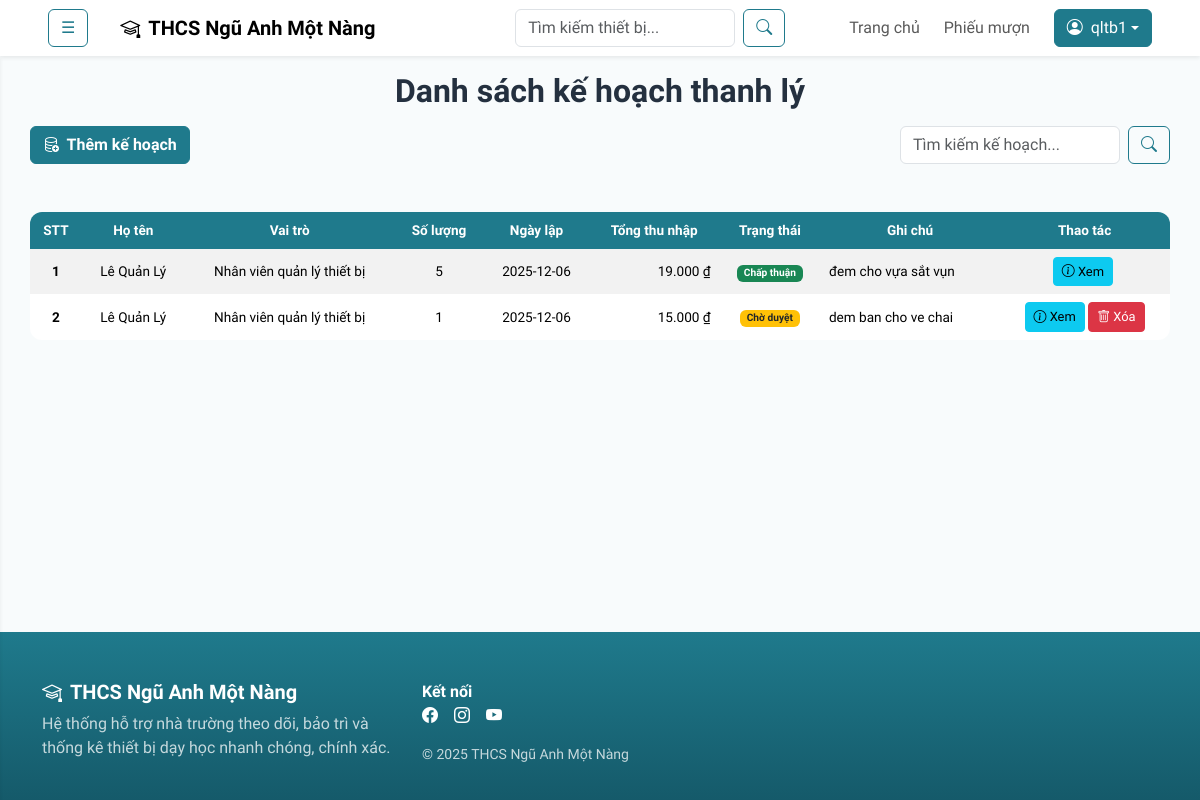
/index.php?page=dskehoachthanhly (signed in), run on an earlier commit of the app's database.
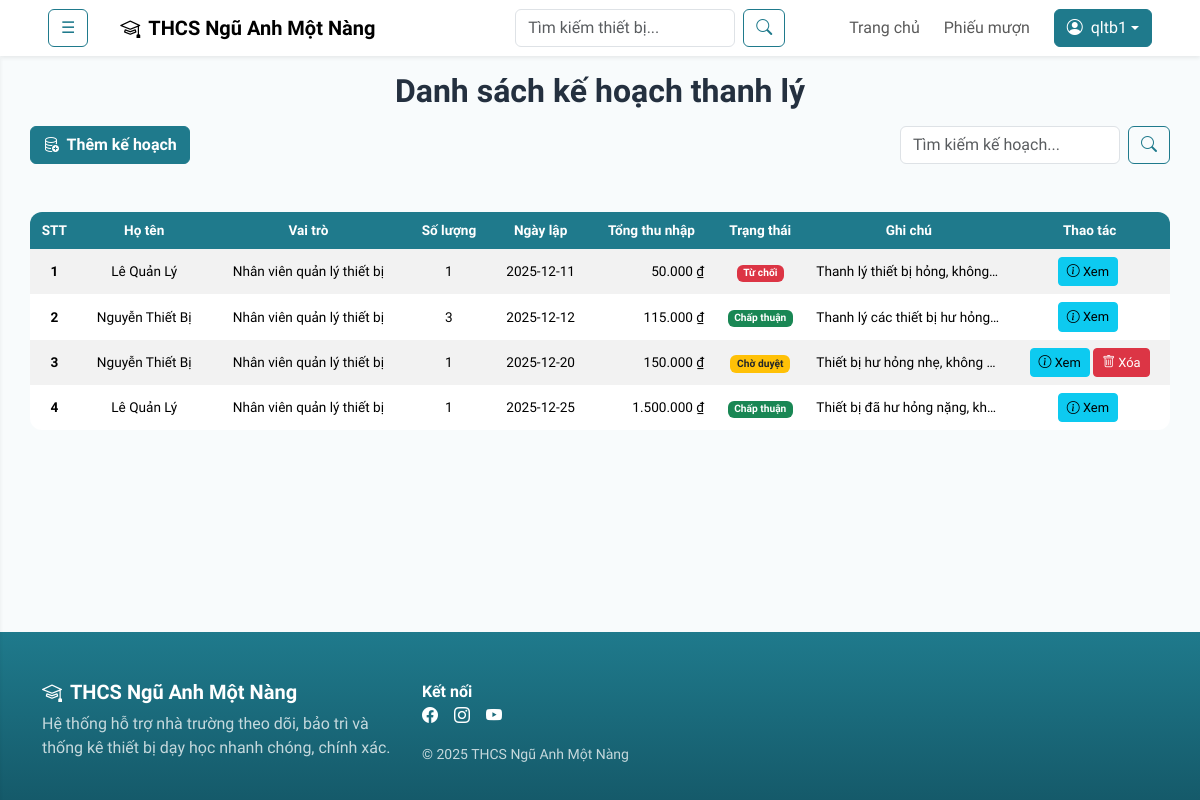
And on a later commit of the database.
### tables this page shows
CREATE TABLE `kehoachthanhly` (
  `maKeHoachThanhLy` int(11) NOT NULL,
  `maNguoiDung` int(11) NOT NULL,
  `ngayLap` date DEFAULT NULL,
  `tongThuNhap` decimal(18,2) DEFAULT 0.00,
  `trangThai` varchar(50) DEFAULT NULL,
  `ghiChu` text DEFAULT NULL
);

CREATE TABLE `nguoidung` (
  `maNguoiDung` int(11) NOT NULL,
  `tenDangNhap` varchar(255) NOT NULL,
  `matKhau` varchar(255) NOT NULL,
  `hoTen` varchar(255) DEFAULT NULL,
  `email` varchar(255) DEFAULT NULL,
  `soDienThoai` varchar(255) DEFAULT NULL,
  `maBoMon` int(11) DEFAULT NULL,
  `maVaiTro` int(11) DEFAULT NULL
);

CREATE TABLE `vaitro` (
  `maVaiTro` int(11) NOT NULL,
  `tenVaiTro` varchar(255) DEFAULT NULL,
  `moTa` text DEFAULT NULL
);

### App/Models/mKeHoachThanhLy.php (called while the page is built, shortened)
<?php
class modelKeHoachThanhLy {
    public function selectAllKeHoachThanhLy() {
        $p = new clsKetNoi();
        $truyvan = "SELECT tl.*, nd.hoTen, vt.tenVaiTro, SUM(ct.soLuong) AS soLuongThanhLy
                    FROM kehoachthanhly tl
                    LEFT JOIN nguoidung nd ON tl.maNguoiDung = nd.maNguoiDung
                    LEFT JOIN vaitro vt ON nd.maVaiTro = vt.maVaiTro
                    LEFT JOIN chitietkehoachthanhly ct ON tl.maKeHoachThanhLy = ct.maKeHoachThanhLy
                    GROUP BY tl.maKeHoachThanhLy";
        $con = $p->moketnoi();
        $kq = mysqli_query($con, $truyvan);
        return $kq;
    }
}
?>

### App/Controllers/cKeHoachThanhLy.php (called while the page is built, shortened)
<?php
include_once('App/Models/mKeHoachThanhLy.php');
class controlKeHoachThanhLy {
    public function getAllKeHoachThanhLy() {
        $p = new modelKeHoachThanhLy();
        $kq = $p->selectAllKeHoachThanhLy();
        if(mysqli_num_rows($kq) > 0) {
            return $kq;
        } else {
            return false;
        }
    }
}
?>

### App/Views/thietbi/kehoachthanhly/dskehoachthanhly.php (the view, shortened to what this page needs)
<h2 class="text-center fw-semibold my-3">Danh sách kế hoạch thanh lý</h2>
<div class="d-flex mx-auto justify-content-between align-items-center" style="width: 95%">
    <a href="index.php?page=themkehoachthanhly" class="btn btn-primary fw-semibold"><i class="bi bi-database-add me-1"></i> Thêm kế hoạch</a>
    <form class="d-flex" action="index.php" method="get">
        <input class="form-control me-2" type="text" name="keyword" placeholder="Tìm kiếm kế hoạch..." style="width: 220px;">
        <button class="btn btn-outline-primary" type="submit"><i class="bi bi-search"></i></button>
    </form>
</div>
<div class="d-flex justify-content-center">
    <div class="table-responsive my-5" style="width: 95%;">
        <table class="table table-striped table-hover table-borderless align-middle" style="font-size: 0.85em;">
            <thead class="text-center">
                <tr>
                    <th>STT</th>
                    <th>Họ tên</th>
                    <th>Vai trò</th>
                    <th>Số lượng</th>
                    <th>Ngày lập</th>
                    <th>Tổng thu nhập</th>
                    <th>Trạng thái</th>
                    <th>Ghi chú</th>
                    <th>Thao tác</th>
                </tr>
            </thead>
            <tbody>
            <?php
            include_once('App/Controllers/cKeHoachThanhLy.php');
            $p = new controlKeHoachThanhLy();
            if(isset($_GET['keyword'])) {
                $keyword = $_GET['keyword'];
                $kq = $p->searchKeHoachThanhLy($keyword);
            } else {
                $kq = $p->getAllKeHoachThanhLy();
            }
            if ($kq && $kq->num_rows > 0) {
                $dem = 0;
                while ($r = $kq->fetch_assoc()) {
                    $dem++;
                    echo '<tr>';
                        echo '<td class="text-center"><strong>' . $dem . '</strong></td>';
                        echo '<td class="text-center">' . $r['hoTen'] . '</td>';
                        echo '<td class="text-center">' . $r['tenVaiTro'] . '</td>';
                        echo '<td class="text-center">' . $r['soLuongThanhLy'] . '</td>';
                        echo '<td class="text-center">' . $r['ngayLap'] . '</td>';
                        echo '<td class="text-end">' . number_format($r['tongThuNhap'], 0, ',', '.') . ' ₫</td>';
                        echo '<td class="text-center">';
                            switch ($r['trangThai']) {
                                case "Chờ duyệt": echo '<span class="badge bg-warning text-dark">' . $r['trangThai'] . '</span>'; break;
                                case "Chấp thuận": echo '<span class="badge bg-success">' . $r['trangThai'] . '</span>'; break;
                                case "Từ chối": echo '<span class="badge bg-danger">' . $r['trangThai'] . '</span>'; break;
                            }
                        echo '</td>';
                        echo '<td>' . $r['ghiChu'] . '</td>';
                        echo '<td class="text-center">';
                            echo '<a href="index.php?page=xemkehoachthanhly&maKeHoachThanhLy=' . $r['maKeHoachThanhLy'] . '" class="btn btn-sm btn-info" style="font-size: 0.95em;"><i class="bi bi-info-circle"></i> Xem</a>&nbsp;';
                            if ($r['trangThai'] == "Chờ duyệt") {
                                echo '<a href="index.php?page=xoakehoachthanhly&action=delete&maKeHoachThanhLy=' . $r['maKeHoachThanhLy'] . '" class="btn btn-sm btn-danger" style="font-size: 0.95em;" onclick="return confirm(\'Bạn có chắc muốn xóa kế hoạch này không?\')"><i class="bi bi-trash"></i> Xóa</a>';
                            }
                        echo '</td>';
                    echo '</tr>';
                }
            } else {
                echo '<tr><td colspan="10"><h5 class="text-center text-muted">Hiện chưa có kế hoạch nào. Vui lòng quay lại sau.</h5></td></tr>';
            }
            ?>
            </tbody>
        </table>
    </div>
</div>

### index.php (shortened to what this page needs)
<!doctype html>
<html lang="vi">
<head>
    <link href="https://cdn.jsdelivr.net/npm/bootstrap-icons@1.11.3/font/bootstrap-icons.css" rel="stylesheet">
    <link rel="stylesheet" href="public/css/bootstrap.min.css">
    <link rel="stylesheet" href="public/css/style.css">
    <link rel="stylesheet" href="https://cdn.jsdelivr.net/npm/bootstrap-icons@1.11.3/font/bootstrap-icons.min.css">
</head>
<body>
    <nav class="navbar navbar-expand-lg bg-white shadow-sm sticky-top">
        <div class="container-fluid px-5">
       <button id="menuToggle" class="btn btn-outline-primary me-3">&#9776;</button>
            <a class="navbar-brand fw-bold ms-3" href="index.php">
                <i class="bi bi-mortarboard me-2"></i>THCS Ngũ Anh Một Nàng
            </a>
            <div id="nav" class="collapse navbar-collapse">
                <ul class="navbar-nav ms-auto mb-2 mb-lg-0 align-items-lg-center gap-lg-2">
                    <li class="nav-item me-5">
                        <form class="d-flex" action="#" method="get">
                            <input class="form-control me-2" type="text" name="keyword" placeholder="Tìm kiếm thiết bị..." style="width: 220px;">
                            <button class="btn btn-outline-primary" type="submit"><i class="bi bi-search"></i></button>
                        </form>
                    </li>
                    <li class="nav-item"><a class="nav-link" href="index.php">Trang chủ</a></li>
                    <li class="nav-item"><a class="nav-link" href="index.php?page=dangkymuon">Phiếu mượn</a></li>
                    <?php
                    if(isset($_SESSION['login'])) {
                            echo '
                            <li class="nav-item dropdown ms-lg-2">
                                <a class="btn btn-primary dropdown-toggle d-flex align-items-center" data-bs-toggle="dropdown">
                                    <i class="bi bi-person-circle me-2"></i>' . $_SESSION['tenDangNhap'] . '
                                </a>
                                <ul class="dropdown-menu dropdown-menu-end shadow">
                                    <li><a class="dropdown-item" href="index.php?page=thongtincanhan">Thông tin cá nhân</a></li>
                                    <li><a class="dropdown-item" href="index.php?page=thaydoimatkhau">Thay đổi mật khẩu</a></li>
                                    <li><hr class="dropdown-divider"></li>
                                    <li><a class="dropdown-item text-danger" href="index.php?page=dangxuat" onclick="return confirm(\'Bạn có chắc chắn muốn đăng xuất khỏi hệ thống không?\');"><i class="bi bi-box-arrow-right me-2"></i>Đăng xuất</a></li>
                                </ul>
                            </li>
                            ';
                    } else {
                        echo '<li class="nav-item ms-lg-2">';
                            echo '<a class="btn btn-primary" href="index.php?page=dangnhap"><i class="bi bi-box-arrow-in-right me-2"></i>Đăng nhập</a>';
                        echo '</li>';
                    }
                    ?>
                </ul>
            </div>
        </div>
    </nav>
    <div id="mainContent">
        <?php
        $page = isset($_REQUEST['page']) ? $_REQUEST['page'] : '';
        ?>
        <main>
            <?php
            switch($page) {
                case 'dskehoachthanhly': include_once('App/Views/thietbi/kehoachthanhly/dskehoachthanhly.php'); break;
            }
            ?>
        </main>
        <?php
        include_once('App/Views/layouts/footer.php');
        ?>
    </div>
</body>
</html>

### App/Views/layouts/footer.php
<footer class="pt-5" style="background:linear-gradient(180deg,var(--na-primary), var(--na-primary-2)); color:#fff;">
    <div class="container pb-4">
        <div class="row g-4">
            <div class="col-lg-4">
                <h5 class="fw-bold"><i class="bi bi-mortarboard me-2"></i>THCS Ngũ Anh Một Nàng</h5>
                <p class="opacity-75">Hệ thống hỗ trợ nhà trường theo dõi, bảo trì và thống kê thiết bị dạy học nhanh chóng, chính xác.</p>
            </div>
            <div class="col-lg-3">
                <div class="fw-semibold">Kết nối</div>
                <div class="d-flex gap-3">
                    <a class="text-white" href="https://www.facebook.com/"><i class="bi bi-facebook"></i></a>
                    <a class="text-white" href="https://www.instagram.com/"><i class="bi bi-instagram"></i></a>
                    <a class="text-white" href="https://www.youtube.com/"><i class="bi bi-youtube"></i></a>
                </div>
                <div class="small opacity-75 mt-3">© 2025 THCS Ngũ Anh Một Nàng</div>
            </div>
        </div>
    </div>
</footer>

### public/css/style.css (style rules this page uses)
:root { --na-primary: #1f7a8c; --na-primary-2: #155a6a; --na-accent: #f4a261; --na-ink: #24303f; --na-muted: #6c7a89; --na-bg: #f8fbfc; --na-card: #ffffff; --na-gold: #c9a227; --shadow-soft: 0 10px 30px rgba(31,122,140,.12); }
body { font-family: 'Quicksand', Arial, sans-serif; color:var(--na-ink); background:var(--na-bg) }
.btn-primary { --bs-btn-bg:var(--na-primary); --bs-btn-border-color:var(--na-primary); --bs-btn-hover-bg:var(--na-primary-2); --bs-btn-hover-border-color:var(--na-primary-2) }
.btn-outline-primary { --bs-btn-color:var(--na-primary); --bs-btn-border-color:var(--na-primary); --bs-btn-hover-bg:var(--na-primary); --bs-btn-hover-border-color:var(--na-primary) }
main { min-height: 70vh; }
#mainContent { transition: margin-left 0.3s ease; }
.table thead th { background-color: var(--na-primary); color: white; }
.table { border-radius: 12px; overflow: hidden; }

### App/Views/thietbi/kehoachthanhly/dskehoachthanhly.php (style rules this page uses)
th, td { max-width: 12.5em; white-space: nowrap; overflow: hidden; text-overflow: ellipsis; }

What changed in the data, as far as the page shows it:
removed kehoachthanhly: maNguoiDung.hoTen "Lê Quản Lý", vaitro.tenVaiTro "Nhân viên quản lý thiết bị", soLuongThanhLy "5", ngayLap "2025-12-06", tongThuNhap "19.000", trangThai "Chấp thuận", ghiChu "đem cho vựa sắt vụn"
removed kehoachthanhly: maNguoiDung.hoTen "Lê Quản Lý", vaitro.tenVaiTro "Nhân viên quản lý thiết bị", soLuongThanhLy "1", ngayLap "2025-12-06", tongThuNhap "15.000", trangThai "Chờ duyệt", ghiChu "dem ban cho ve chai"
added kehoachthanhly: maNguoiDung.hoTen "Lê Quản Lý", vaitro.tenVaiTro "Nhân viên quản lý thiết bị", soLuongThanhLy "1", ngayLap "2025-12-11", tongThuNhap "50.000", trangThai "Từ chối", ghiChu "Thanh lý thiết bị hỏng, không…"
added kehoachthanhly: maNguoiDung.hoTen "Nguyễn Thiết Bị", vaitro.tenVaiTro "Nhân viên quản lý thiết bị", soLuongThanhLy "3", ngayLap "2025-12-12", tongThuNhap "115.000", trangThai "Chấp thuận", ghiChu "Thanh lý các thiết bị hư hỏng…"
added kehoachthanhly: maNguoiDung.hoTen "Nguyễn Thiết Bị", vaitro.tenVaiTro "Nhân viên quản lý thiết bị", soLuongThanhLy "1", ngayLap "2025-12-20", tongThuNhap "150.000", trangThai "Chờ duyệt", ghiChu "Thiết bị hư hỏng nhẹ, không…"
added kehoachthanhly: maNguoiDung.hoTen "Lê Quản Lý", vaitro.tenVaiTro "Nhân viên quản lý thiết bị", soLuongThanhLy "1", ngayLap "2025-12-25", tongThuNhap "1.500.000", trangThai "Chấp thuận", ghiChu "Thiết bị đã hư hỏng nặng, kh…"
